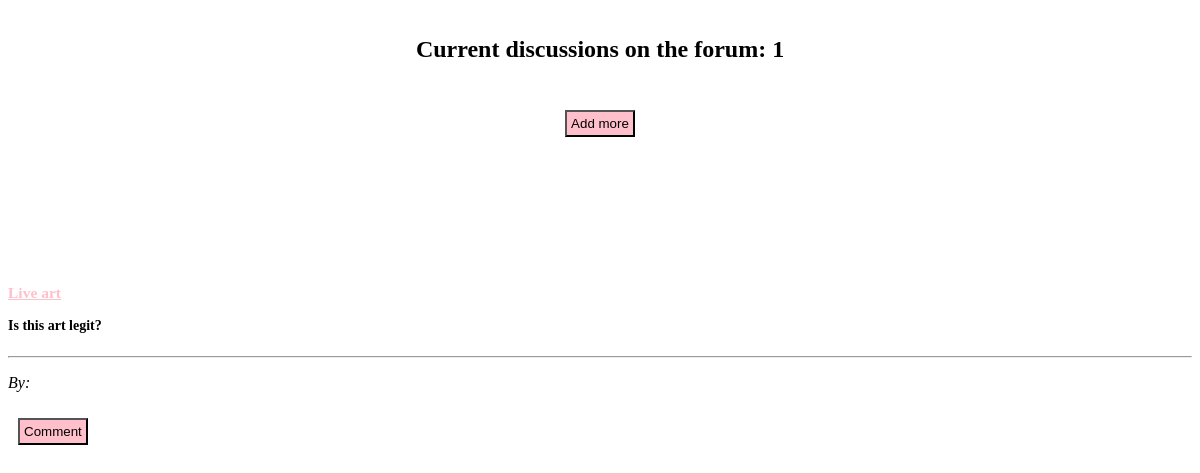
Before: /forum/ with the older database file.
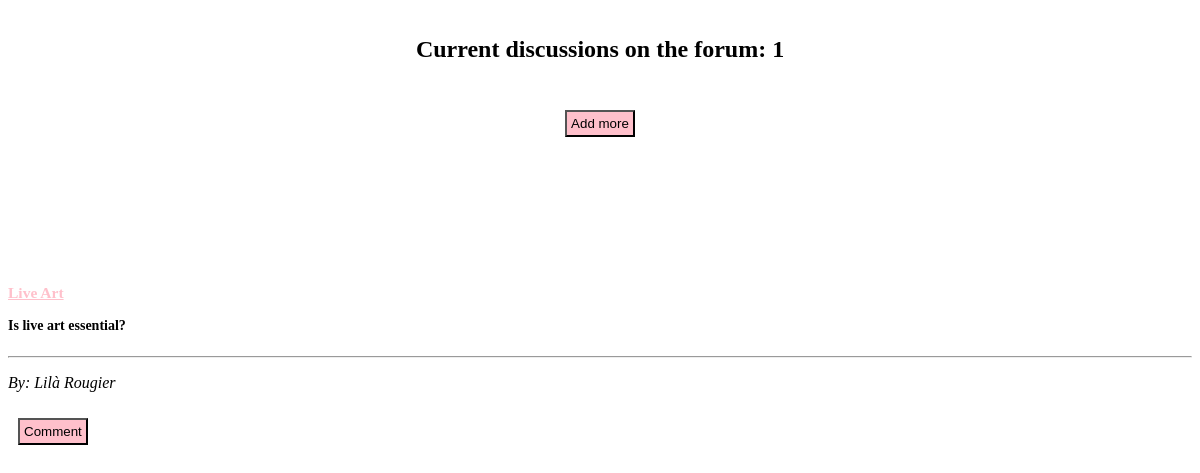
After: the same page with the newer database file.
### forum/models.py (models this page shows, shortened)
class Discussion(models.Model):
    name= models.CharField(max_length=30)
    topic= models.CharField(max_length=300, null=True)
    text = models.CharField(max_length=1000)

### forum/views.py (the view)
# urls.py: path('',views.home,name='home'),
def home(request):
    discussions=Discussion.objects.all()
    count=discussions.count()
    context={
              'count':count,
              'discussions':discussions
              }
    return render(request,'home.html',context)

### forum/templates/home.html (shortened to what this page needs)
<!DOCTYPE html>
<html lang="en">
<head>
</head>
<body>
<h2 class="jumbotron" style="margin-top: 3%; text-align: center;">
    Current discussions on the forum: {{count}}
    <form method="POST" action="{% url 'addADiscussion' %}">
        <button class="button" style="width:fit-content; padding: 4px; margin:4%; background-color: pink; align-self: center;">Add more</button>
    </form>
</h2>
    <div class="card-columns" style="padding: 10px; margin: 20px;"></div>
    {%for discussion in discussions %}
        <div class="card box container">
            <br>
            <h5 class="card-title">
                <a href="{% url 'single_discussion' discussion.pk %}" style="color:pink"><h3>{{discussion.topic}}</h3></a>
                <div class="card-body container">
                        <p style="font-size: 14px;">{{discussion.text}}</p>
                    </h5>
                    <hr>
                    <p style="font-style: italic;"> By: {{discussion.name}}</p>
                    <form method="POST" action="{% url 'addAComment' discussion.pk %}">
                    <button class="button" style="width:fit-content; padding: 4px; margin:10px; background-color: pink;"> Comment </button>
                    </form>
                </div>
    <br>
    {%endfor%}
</body>
</html>

Changed rows visible on the page:
changed Discussion: topic "Live art" → "Live Art"; text "Is this art legit?" → "Is live art essential?"; name (not shown) → "Lilà Rougier"
